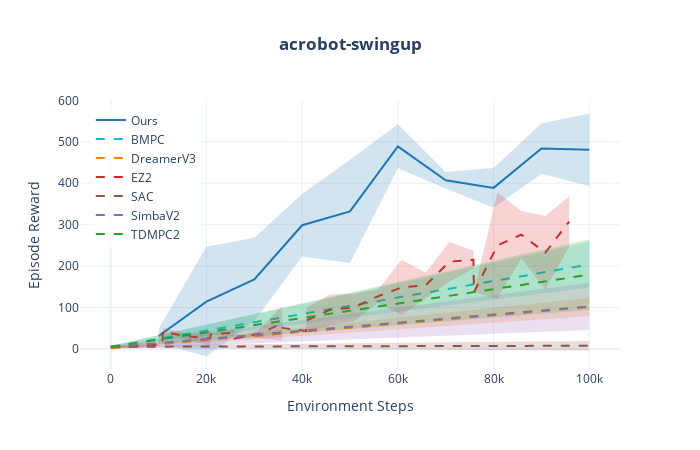
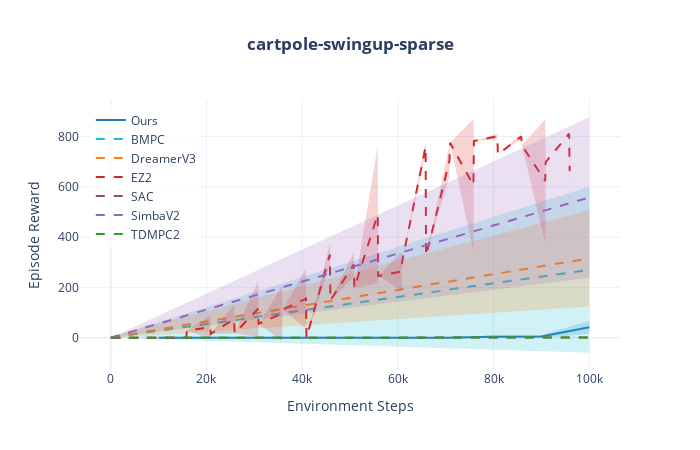
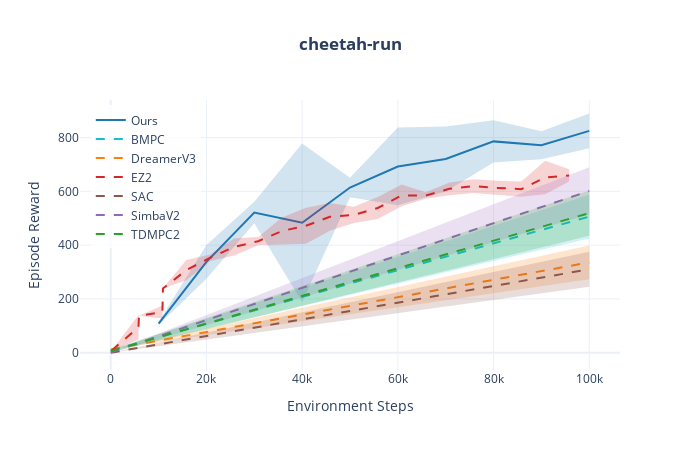
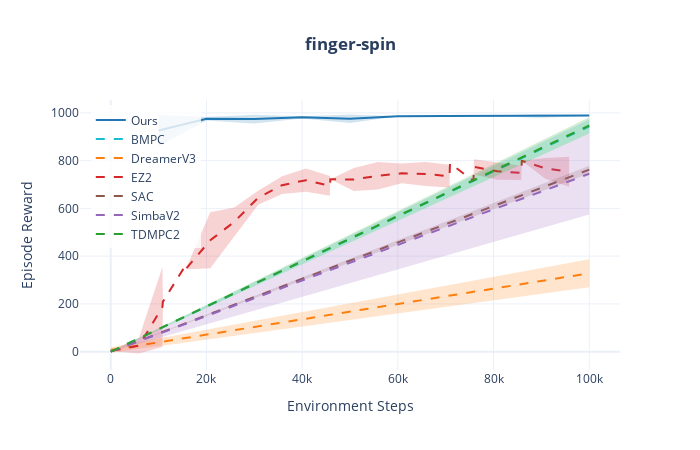

Source (notebook cell) for these figures, in order:
### Code cell
# Show first 4 plots
for task in list(figures.keys())[:4]:
    print(f"\n--- {task} ---")
    figures[task].show()

### Figure 1 — Plotly figure (JSON) as saved in the notebook; plotly's stock layout.template omitted (floating-point values rounded to 4 significant figures)
{"data": [{"fill": "toself", "fillcolor": "rgba(31,119,180,0.2)", "hoverinfo": "skip", "line": {"color": "rgba(0,0,0,0)"}, "showlegend": false, "type": "scatter", "x": [10000, 20000, 30000, 40000, 50000, 60000, 70000, 80000, 90000, 100000, 100000, 90000, 80000, 70000, 60000, 50000, 40000, 30000, 20000, 10000], "y": [47.99, 246.9, 268.6, 373.9, 456.6, 542.2, 426.8, 436.8, 544.4, 568.3, 393.6, 423.1, 340.8, 387.1, 436.0, 207.3, 223.3, 67.39, -18.21, 14.28]}, {"hovertemplate": "Ours<br>Step: %{x:,}<br>Reward: %{y:.1f}<extra></extra>", "line": {"color": "#1f77b4", "width": 2}, "mode": "lines", "name": "Ours", "type": "scatter", "x": [10000, 20000, 30000, 40000, 50000, 60000, 70000, 80000, 90000, 100000], "y": [31.13, 114.3, 168.0, 298.6, 331.9, 489.1, 407.0, 388.8, 483.8, 480.9]}, {"fill": "toself", "fillcolor": "rgba(23,190,207,0.2)", "hoverinfo": "skip", "line": {"color": "rgba(0,0,0,0)"}, "showlegend": false, "type": "scatter", "x": [0, 100000, 100000, 0], "y": [7.766, 259.0, 148.6, 1.497]}, {"hovertemplate": "BMPC<br>Step: %{x:,}<br>Reward: %{y:.1f}<extra></extra>", "line": {"color": "#17becf", "dash": "dash", "width": 2}, "mode": "lines", "name": "BMPC", "type": "scatter", "x": [0, 100000], "y": [4.631, 203.8]}, {"fill": "toself", "fillcolor": "rgba(255,127,14,0.2)", "hoverinfo": "skip", "line": {"color": "rgba(0,0,0,0)"}, "showlegend": false, "type": "scatter", "x": [0, 100000, 100000, 0], "y": [3.317, 123.6, 78.92, -0.3836]}, {"hovertemplate": "DreamerV3<br>Step: %{x:,}<br>Reward: %{y:.1f}<extra></extra>", "line": {"color": "#ff7f0e", "dash": "dash", "width": 2}, "mode": "lines", "name": "DreamerV3", "type": "scatter", "x": [0, 100000], "y": [1.467, 101.3]}, {"fill": "toself", "fillcolor": "rgba(214,39,40,0.2)", "hoverinfo": "skip", "line": {"color": "rgba(0,0,0,0)"}, "showlegend": false, "type": "scatter", "x": [200, 5900, 10800, 10900, 15800, 20800, 20900, 25800, 25900, 30800, 35800, 35900, 40800, 40900, 45800, 50800, 55800, 60800, 65800, 70800, 75800, 75900, 80800, 85800, 90800, 95800, 95800, 90800, 85800, 80800, 75900, 75800, 70800, 65800, 60800, 55800, 50800, 45800, 40900, 40800, 35900, 35800, 30800, 25900, 25800, 20900, 20800, 15800, 10900, 10800, 5900, 200], "y": [5.258, 14.21, 10.65, 51.14, 37.31, 43.27, 35.39, 48.69, 25.17, 45.42, 102.3, 50.86, 43.34, 99.37, 131.3, 133.3, 142.8, 215.0, 183.8, 258.6, 236.2, 136.6, 377.7, 332.9, 321.2, 368.3, 246.8, 143.4, 219.2, 122.0, 136.6, 194.2, 163.1, 123.4, 82.2, 111.0, 66.87, 57.24, 38.12, 43.34, 50.86, 20.42, 26.5, 25.17, 29.73, 35.39, 8.443, 23.29, 32.4, 10.65, 1.63, 2.835]}, {"hovertemplate": "EZ2<br>Step: %{x:,}<br>Reward: %{y:.1f}<extra></extra>", "line": {"color": "#d62728", "dash": "dash", "width": 2}, "mode": "lines", "name": "EZ2", "type": "scatter", "x": [200, 5900, 10800, 10900, 15800, 20800, 20900, 25800, 25900, 30800, 35800, 35900, 40800, 40900, 45800, 50800, 55800, 60800, 65800, 70800, 75800, 75900, 80800, 85800, 90800, 95800], "y": [4.046, 7.919, 10.65, 41.77, 30.3, 25.86, 35.39, 39.21, 25.17, 35.96, 61.38, 50.86, 43.34, 68.74, 94.29, 100.1, 126.9, 148.6, 153.6, 210.8, 215.2, 136.6, 249.9, 276.1, 232.3, 307.6]}, {"fill": "toself", "fillcolor": "rgba(140,86,75,0.2)", "hoverinfo": "skip", "line": {"color": "rgba(0,0,0,0)"}, "showlegend": false, "type": "scatter", "x": [0, 100000, 100000, 0], "y": [8.063, 18.97, -3.565, 2.603]}, {"hovertemplate": "SAC<br>Step: %{x:,}<br>Reward: %{y:.1f}<extra></extra>", "line": {"color": "#8c564b", "dash": "dash", "width": 2}, "mode": "lines", "name": "SAC", "type": "scatter", "x": [0, 100000], "y": [5.333, 7.7]}, {"fill": "toself", "fillcolor": "rgba(148,103,189,0.2)", "hoverinfo": "skip", "line": {"color": "rgba(0,0,0,0)"}, "showlegend": false, "type": "scatter", "x": [0, 100000, 100000, 0], "y": [8.951, 159.6, 45.82, 0.0002266]}, {"hovertemplate": "SimbaV2<br>Step: %{x:,}<br>Reward: %{y:.1f}<extra></extra>", "line": {"color": "#9467bd", "dash": "dash", "width": 2}, "mode": "lines", "name": "SimbaV2", "type": "scatter", "x": [0, 100000], "y": [4.476, 102.7]}, {"fill": "toself", "fillcolor": "rgba(44,160,44,0.2)", "hoverinfo": "skip", "line": {"color": "rgba(0,0,0,0)"}, "showlegend": false, "type": "scatter", "x": [0, 100000, 100000, 0], "y": [7.823, 264.4, 93.87, 2.577]}, {"hovertemplate": "TDMPC2<br>Step: %{x:,}<br>Reward: %{y:.1f}<extra></extra>", "line": {"color": "#2ca02c", "dash": "dash", "width": 2}, "mode": "lines", "name": "TDMPC2", "type": "scatter", "x": [0, 100000], "y": [5.2, 179.1]}], "layout": {"height": 450, "hovermode": "x unified", "legend": {"bgcolor": "rgba(255,255,255,0.8)", "x": 0.02, "y": 0.98}, "title": {"text": "<b>acrobot-swingup</b>", "x": 0.5}, "width": 700, "xaxis": {"title": {"text": "Environment Steps"}}, "yaxis": {"title": {"text": "Episode Reward"}}}}

### Figure 2 — Plotly figure (JSON) as saved in the notebook; plotly's stock layout.template omitted (floating-point values rounded to 4 significant figures)
{"data": [{"fill": "toself", "fillcolor": "rgba(31,119,180,0.2)", "hoverinfo": "skip", "line": {"color": "rgba(0,0,0,0)"}, "showlegend": false, "type": "scatter", "x": [10000, 20000, 30000, 40000, 50000, 60000, 70000, 80000, 90000, 100000, 100000, 90000, 80000, 70000, 60000, 50000, 40000, 30000, 20000, 10000], "y": [0.0, 0.0, 0.0, 0.0, 0.0, 0.0, 0.0, 10.14, 10.22, 67.18, 15.42, -0.8154, -1.74, 0.0, 0.0, 0.0, 0.0, 0.0, 0.0, 0.0]}, {"hovertemplate": "Ours<br>Step: %{x:,}<br>Reward: %{y:.1f}<extra></extra>", "line": {"color": "#1f77b4", "width": 2}, "mode": "lines", "name": "Ours", "type": "scatter", "x": [10000, 20000, 30000, 40000, 50000, 60000, 70000, 80000, 90000, 100000], "y": [0.0, 0.0, 0.0, 0.0, 0.0, 0.0, 0.0, 4.2, 4.7, 41.3]}, {"fill": "toself", "fillcolor": "rgba(23,190,207,0.2)", "hoverinfo": "skip", "line": {"color": "rgba(0,0,0,0)"}, "showlegend": false, "type": "scatter", "x": [0, 100000, 100000, 0], "y": [1.304, 599.8, -59.92, -0.4238]}, {"hovertemplate": "BMPC<br>Step: %{x:,}<br>Reward: %{y:.1f}<extra></extra>", "line": {"color": "#17becf", "dash": "dash", "width": 2}, "mode": "lines", "name": "BMPC", "type": "scatter", "x": [0, 100000], "y": [0.44, 269.9]}, {"fill": "toself", "fillcolor": "rgba(255,127,14,0.2)", "hoverinfo": "skip", "line": {"color": "rgba(0,0,0,0)"}, "showlegend": false, "type": "scatter", "x": [0, 100000, 100000, 0], "y": [4.553, 506.5, 124.0, -1.22]}, {"hovertemplate": "DreamerV3<br>Step: %{x:,}<br>Reward: %{y:.1f}<extra></extra>", "line": {"color": "#ff7f0e", "dash": "dash", "width": 2}, "mode": "lines", "name": "DreamerV3", "type": "scatter", "x": [0, 100000], "y": [1.667, 315.3]}, {"fill": "toself", "fillcolor": "rgba(214,39,40,0.2)", "hoverinfo": "skip", "line": {"color": "rgba(0,0,0,0)"}, "showlegend": false, "type": "scatter", "x": [200, 300, 5800, 5900, 10800, 10900, 15800, 15900, 20800, 20900, 25800, 25900, 30800, 30900, 35800, 35900, 40800, 40900, 45800, 45900, 50800, 50900, 55800, 55900, 60800, 60900, 65800, 65900, 70800, 70900, 75800, 75900, 80800, 80900, 85800, 85900, 90800, 90900, 95800, 95900, 95900, 95800, 90900, 90800, 85900, 85800, 80900, 80800, 75900, 75800, 70900, 70800, 65900, 65800, 60900, 60800, 55900, 55800, 50900, 50800, 45900, 45800, 40900, 40800, 35900, 35800, 30900, 30800, 25900, 25800, 20900, 20800, 15900, 15800, 10900, 10800, 5900, 5800, 300, 200], "y": [0.0, 0.0, 0.0, 0.0, 0.0, 2.5, 0.3621, 27.2, 87.78, 15.0, 133.0, 17.5, 226.6, 55.0, 206.7, 111.4, 275.3, 0.4, 374.4, 148.1, 340.2, 197.9, 764.0, 245.0, 341.9, 303.1, 783.6, 325.8, 767.3, 774.8, 869.6, 781.9, 811.3, 728.9, 811.4, 765.7, 867.8, 698.4, 811.3, 822.1, 503.8, 811.3, 698.4, 378.1, 765.7, 788.8, 728.9, 789.3, 781.9, 342.5, 774.8, 643.2, 325.8, 734.5, 303.1, 185.6, 245.0, 215.8, 197.9, 241.9, 148.1, 287.6, 0.4, 36.18, 111.4, -14.25, 55.0, 3.056, 17.5, 15.37, 15.0, -3.579, 27.2, -0.06213, 2.5, 0.0, 0.0, 0.0, 0.0, 0.0]}, {"hovertemplate": "EZ2<br>Step: %{x:,}<br>Reward: %{y:.1f}<extra></extra>", "line": {"color": "#d62728", "dash": "dash", "width": 2}, "mode": "lines", "name": "EZ2", "type": "scatter", "x": [200, 300, 5800, 5900, 10800, 10900, 15800, 15900, 20800, 20900, 25800, 25900, 30800, 30900, 35800, 35900, 40800, 40900, 45800, 45900, 50800, 50900, 55800, 55900, 60800, 60900, 65800, 65900, 70800, 70900, 75800, 75900, 80800, 80900, 85800, 85900, 90800, 90900, 95800, 95900], "y": [0.0, 0.0, 0.0, 0.0, 0.0, 2.5, 0.15, 27.2, 42.1, 15.0, 74.2, 17.5, 114.8, 55.0, 96.2, 111.4, 155.8, 0.4, 331.0, 148.1, 291.1, 197.9, 489.9, 245.0, 263.8, 303.1, 759.0, 325.8, 705.2, 774.8, 606.0, 781.9, 800.3, 728.9, 800.1, 765.7, 623.0, 698.4, 811.3, 663.0]}, {"fill": "toself", "fillcolor": "rgba(140,86,75,0.2)", "hoverinfo": "skip", "line": {"color": "rgba(0,0,0,0)"}, "showlegend": false, "type": "scatter", "x": [0, 100000, 100000, 0], "y": [0.0, 1.002, -0.2684, 0.0]}, {"hovertemplate": "SAC<br>Step: %{x:,}<br>Reward: %{y:.1f}<extra></extra>", "line": {"color": "#8c564b", "dash": "dash", "width": 2}, "mode": "lines", "name": "SAC", "type": "scatter", "x": [0, 100000], "y": [0.0, 0.3667]}, {"fill": "toself", "fillcolor": "rgba(148,103,189,0.2)", "hoverinfo": "skip", "line": {"color": "rgba(0,0,0,0)"}, "showlegend": false, "type": "scatter", "x": [0, 100000, 100000, 0], "y": [0.0, 876.6, 238.7, 0.0]}, {"hovertemplate": "SimbaV2<br>Step: %{x:,}<br>Reward: %{y:.1f}<extra></extra>", "line": {"color": "#9467bd", "dash": "dash", "width": 2}, "mode": "lines", "name": "SimbaV2", "type": "scatter", "x": [0, 100000], "y": [0.0, 557.7]}, {"fill": "toself", "fillcolor": "rgba(44,160,44,0.2)", "hoverinfo": "skip", "line": {"color": "rgba(0,0,0,0)"}, "showlegend": false, "type": "scatter", "x": [0, 100000, 100000, 0], "y": [0.0, 0.9107, -0.244, 0.0]}, {"hovertemplate": "TDMPC2<br>Step: %{x:,}<br>Reward: %{y:.1f}<extra></extra>", "line": {"color": "#2ca02c", "dash": "dash", "width": 2}, "mode": "lines", "name": "TDMPC2", "type": "scatter", "x": [0, 100000], "y": [0.0, 0.3333]}], "layout": {"height": 450, "hovermode": "x unified", "legend": {"bgcolor": "rgba(255,255,255,0.8)", "x": 0.02, "y": 0.98}, "title": {"text": "<b>cartpole-swingup-sparse</b>", "x": 0.5}, "width": 700, "xaxis": {"title": {"text": "Environment Steps"}}, "yaxis": {"title": {"text": "Episode Reward"}}}}

### Figure 3 — Plotly figure (JSON) as saved in the notebook; plotly's stock layout.template omitted (floating-point values rounded to 4 significant figures)
{"data": [{"fill": "toself", "fillcolor": "rgba(31,119,180,0.2)", "hoverinfo": "skip", "line": {"color": "rgba(0,0,0,0)"}, "showlegend": false, "type": "scatter", "x": [10000, 20000, 30000, 40000, 50000, 60000, 70000, 80000, 90000, 100000, 100000, 90000, 80000, 70000, 60000, 50000, 40000, 30000, 20000, 10000], "y": [113.8, 400.7, 560.9, 777.4, 650.5, 837.0, 841.2, 863.8, 823.5, 889.3, 760.1, 719.4, 707.6, 599.4, 547.9, 577.6, 188.8, 481.2, 275.3, 102.9]}, {"hovertemplate": "Ours<br>Step: %{x:,}<br>Reward: %{y:.1f}<extra></extra>", "line": {"color": "#1f77b4", "width": 2}, "mode": "lines", "name": "Ours", "type": "scatter", "x": [10000, 20000, 30000, 40000, 50000, 60000, 70000, 80000, 90000, 100000], "y": [108.4, 338.0, 521.0, 483.1, 614.1, 692.5, 720.3, 785.7, 771.5, 824.7]}, {"fill": "toself", "fillcolor": "rgba(23,190,207,0.2)", "hoverinfo": "skip", "line": {"color": "rgba(0,0,0,0)"}, "showlegend": false, "type": "scatter", "x": [0, 100000, 100000, 0], "y": [10.26, 587.2, 424.8, 6.554]}, {"hovertemplate": "BMPC<br>Step: %{x:,}<br>Reward: %{y:.1f}<extra></extra>", "line": {"color": "#17becf", "dash": "dash", "width": 2}, "mode": "lines", "name": "BMPC", "type": "scatter", "x": [0, 100000], "y": [8.405, 506.0]}, {"fill": "toself", "fillcolor": "rgba(255,127,14,0.2)", "hoverinfo": "skip", "line": {"color": "rgba(0,0,0,0)"}, "showlegend": false, "type": "scatter", "x": [0, 100000, 100000, 0], "y": [12.5, 398.7, 272.8, 12.5]}, {"hovertemplate": "DreamerV3<br>Step: %{x:,}<br>Reward: %{y:.1f}<extra></extra>", "line": {"color": "#ff7f0e", "dash": "dash", "width": 2}, "mode": "lines", "name": "DreamerV3", "type": "scatter", "x": [0, 100000], "y": [12.5, 335.7]}, {"fill": "toself", "fillcolor": "rgba(214,39,40,0.2)", "hoverinfo": "skip", "line": {"color": "rgba(0,0,0,0)"}, "showlegend": false, "type": "scatter", "x": [200, 5800, 5900, 10800, 10900, 15800, 20800, 25800, 30800, 35800, 40800, 45800, 50800, 55800, 60800, 65800, 70800, 75800, 80800, 85800, 90800, 95800, 95800, 90800, 85800, 80800, 75800, 70800, 65800, 60800, 55800, 50800, 45800, 40800, 35800, 30800, 25800, 20800, 15800, 10900, 10800, 5900, 5800, 200], "y": [8.648, 140.1, 137.2, 175.8, 238.9, 345.0, 365.6, 425.2, 430.2, 502.7, 538.6, 556.5, 542.8, 579.2, 625.2, 596.5, 633.2, 644.5, 639.0, 636.1, 713.4, 681.7, 636.7, 589.2, 579.6, 586.6, 594.0, 585.5, 572.2, 544.3, 497.1, 482.1, 453.9, 405.5, 402.5, 399.2, 361.3, 340.7, 269.6, 238.9, 127.5, 137.2, 49.45, 7.761]}, {"hovertemplate": "EZ2<br>Step: %{x:,}<br>Reward: %{y:.1f}<extra></extra>", "line": {"color": "#d62728", "dash": "dash", "width": 2}, "mode": "lines", "name": "EZ2", "type": "scatter", "x": [200, 5800, 5900, 10800, 10900, 15800, 20800, 25800, 30800, 35800, 40800, 45800, 50800, 55800, 60800, 65800, 70800, 75800, 80800, 85800, 90800, 95800], "y": [8.205, 94.79, 137.2, 151.6, 238.9, 307.3, 353.2, 393.3, 414.7, 452.6, 472.1, 505.2, 512.5, 538.1, 584.7, 584.3, 609.4, 619.3, 612.8, 607.9, 651.3, 659.2]}, {"fill": "toself", "fillcolor": "rgba(140,86,75,0.2)", "hoverinfo": "skip", "line": {"color": "rgba(0,0,0,0)"}, "showlegend": false, "type": "scatter", "x": [0, 100000, 100000, 0], "y": [0.1, 375.5, 244.8, 0.1]}, {"hovertemplate": "SAC<br>Step: %{x:,}<br>Reward: %{y:.1f}<extra></extra>", "line": {"color": "#8c564b", "dash": "dash", "width": 2}, "mode": "lines", "name": "SAC", "type": "scatter", "x": [0, 100000], "y": [0.1, 310.1]}, {"fill": "toself", "fillcolor": "rgba(148,103,189,0.2)", "hoverinfo": "skip", "line": {"color": "rgba(0,0,0,0)"}, "showlegend": false, "type": "scatter", "x": [0, 100000, 100000, 0], "y": [2.399, 689.2, 513.8, -0.09901]}, {"hovertemplate": "SimbaV2<br>Step: %{x:,}<br>Reward: %{y:.1f}<extra></extra>", "line": {"color": "#9467bd", "dash": "dash", "width": 2}, "mode": "lines", "name": "SimbaV2", "type": "scatter", "x": [0, 100000], "y": [1.15, 601.5]}, {"fill": "toself", "fillcolor": "rgba(44,160,44,0.2)", "hoverinfo": "skip", "line": {"color": "rgba(0,0,0,0)"}, "showlegend": false, "type": "scatter", "x": [0, 100000, 100000, 0], "y": [10.9, 602.9, 435.3, 1.031]}, {"hovertemplate": "TDMPC2<br>Step: %{x:,}<br>Reward: %{y:.1f}<extra></extra>", "line": {"color": "#2ca02c", "dash": "dash", "width": 2}, "mode": "lines", "name": "TDMPC2", "type": "scatter", "x": [0, 100000], "y": [5.967, 519.1]}], "layout": {"height": 450, "hovermode": "x unified", "legend": {"bgcolor": "rgba(255,255,255,0.8)", "x": 0.02, "y": 0.98}, "title": {"text": "<b>cheetah-run</b>", "x": 0.5}, "width": 700, "xaxis": {"title": {"text": "Environment Steps"}}, "yaxis": {"title": {"text": "Episode Reward"}}}}

### Figure 4 — Plotly figure (JSON) as saved in the notebook; plotly's stock layout.template omitted (floating-point values rounded to 4 significant figures)
{"data": [{"fill": "toself", "fillcolor": "rgba(31,119,180,0.2)", "hoverinfo": "skip", "line": {"color": "rgba(0,0,0,0)"}, "showlegend": false, "type": "scatter", "x": [10000, 20000, 30000, 40000, 50000, 60000, 70000, 80000, 90000, 100000, 100000, 90000, 80000, 70000, 60000, 50000, 40000, 30000, 20000, 10000], "y": [991.9, 982.8, 991.9, 986.2, 992.8, 986.3, 989.7, 989.2, 993.5, 990.2, 987.4, 979.3, 985.0, 983.7, 985.7, 957.2, 976.4, 955.9, 968.0, 860.1]}, {"hovertemplate": "Ours<br>Step: %{x:,}<br>Reward: %{y:.1f}<extra></extra>", "line": {"color": "#1f77b4", "width": 2}, "mode": "lines", "name": "Ours", "type": "scatter", "x": [10000, 20000, 30000, 40000, 50000, 60000, 70000, 80000, 90000, 100000], "y": [926.0, 975.4, 973.9, 981.3, 975.0, 986.0, 986.7, 987.1, 986.4, 988.8]}, {"fill": "toself", "fillcolor": "rgba(23,190,207,0.2)", "hoverinfo": "skip", "line": {"color": "rgba(0,0,0,0)"}, "showlegend": false, "type": "scatter", "x": [0, 100000, 100000, 0], "y": [0.1185, 972.3, 914.7, -0.03853]}, {"hovertemplate": "BMPC<br>Step: %{x:,}<br>Reward: %{y:.1f}<extra></extra>", "line": {"color": "#17becf", "dash": "dash", "width": 2}, "mode": "lines", "name": "BMPC", "type": "scatter", "x": [0, 100000], "y": [0.04, 943.5]}, {"fill": "toself", "fillcolor": "rgba(255,127,14,0.2)", "hoverinfo": "skip", "line": {"color": "rgba(0,0,0,0)"}, "showlegend": false, "type": "scatter", "x": [0, 100000, 100000, 0], "y": [18.52, 386.8, 269.7, -4.523]}, {"hovertemplate": "DreamerV3<br>Step: %{x:,}<br>Reward: %{y:.1f}<extra></extra>", "line": {"color": "#ff7f0e", "dash": "dash", "width": 2}, "mode": "lines", "name": "DreamerV3", "type": "scatter", "x": [0, 100000], "y": [7.0, 328.3]}, {"fill": "toself", "fillcolor": "rgba(214,39,40,0.2)", "hoverinfo": "skip", "line": {"color": "rgba(0,0,0,0)"}, "showlegend": false, "type": "scatter", "x": [200, 5900, 10800, 10900, 15800, 15900, 20800, 25800, 30800, 35800, 40800, 45800, 45900, 50800, 55800, 60800, 65800, 70800, 70900, 75800, 75900, 80800, 85800, 85900, 90800, 95800, 95800, 90800, 85900, 85800, 80800, 75900, 75800, 70900, 70800, 65800, 60800, 55800, 50800, 45900, 45800, 40800, 35800, 30800, 25800, 20800, 15900, 15800, 10900, 10800, 5900, 200], "y": [5.507, 58.35, 354.6, 209.5, 366.7, 356.8, 583.6, 604.1, 674.0, 734.1, 767.0, 735.3, 721.6, 769.2, 793.8, 788.4, 793.8, 782.4, 788.6, 715.2, 805.6, 791.4, 778.6, 799.5, 811.5, 816.1, 690.8, 724.1, 799.5, 718.4, 719.8, 742.0, 715.2, 788.6, 687.6, 693.5, 704.9, 679.3, 673.2, 721.6, 653.3, 669.3, 660.4, 615.1, 482.9, 349.0, 345.7, 366.7, 209.5, 19.05, -8.088, 1.493]}, {"hovertemplate": "EZ2<br>Step: %{x:,}<br>Reward: %{y:.1f}<extra></extra>", "line": {"color": "#d62728", "dash": "dash", "width": 2}, "mode": "lines", "name": "EZ2", "type": "scatter", "x": [200, 5900, 10800, 10900, 15800, 15900, 20800, 25800, 30800, 35800, 40800, 45800, 45900, 50800, 55800, 60800, 65800, 70800, 70900, 75800, 75900, 80800, 85800, 85900, 90800, 95800], "y": [3.5, 25.13, 186.8, 209.5, 366.7, 351.2, 466.3, 543.5, 644.6, 697.3, 718.2, 694.3, 721.6, 721.2, 736.6, 746.7, 743.7, 735.0, 788.6, 715.2, 773.8, 755.6, 748.5, 799.5, 767.8, 753.5]}, {"fill": "toself", "fillcolor": "rgba(140,86,75,0.2)", "hoverinfo": "skip", "line": {"color": "rgba(0,0,0,0)"}, "showlegend": false, "type": "scatter", "x": [0, 100000, 100000, 0], "y": [0.0, 778.9, 745.9, 0.0]}, {"hovertemplate": "SAC<br>Step: %{x:,}<br>Reward: %{y:.1f}<extra></extra>", "line": {"color": "#8c564b", "dash": "dash", "width": 2}, "mode": "lines", "name": "SAC", "type": "scatter", "x": [0, 100000], "y": [0.0, 762.4]}, {"fill": "toself", "fillcolor": "rgba(148,103,189,0.2)", "hoverinfo": "skip", "line": {"color": "rgba(0,0,0,0)"}, "showlegend": false, "type": "scatter", "x": [0, 100000, 100000, 0], "y": [0.0, 915.0, 574.8, 0.0]}, {"hovertemplate": "SimbaV2<br>Step: %{x:,}<br>Reward: %{y:.1f}<extra></extra>", "line": {"color": "#9467bd", "dash": "dash", "width": 2}, "mode": "lines", "name": "SimbaV2", "type": "scatter", "x": [0, 100000], "y": [0.0, 744.9]}, {"fill": "toself", "fillcolor": "rgba(44,160,44,0.2)", "hoverinfo": "skip", "line": {"color": "rgba(0,0,0,0)"}, "showlegend": false, "type": "scatter", "x": [0, 100000, 100000, 0], "y": [0.0, 981.7, 913.3, 0.0]}, {"hovertemplate": "TDMPC2<br>Step: %{x:,}<br>Reward: %{y:.1f}<extra></extra>", "line": {"color": "#2ca02c", "dash": "dash", "width": 2}, "mode": "lines", "name": "TDMPC2", "type": "scatter", "x": [0, 100000], "y": [0.0, 947.5]}], "layout": {"height": 450, "hovermode": "x unified", "legend": {"bgcolor": "rgba(255,255,255,0.8)", "x": 0.02, "y": 0.98}, "title": {"text": "<b>finger-spin</b>", "x": 0.5}, "width": 700, "xaxis": {"title": {"text": "Environment Steps"}}, "yaxis": {"title": {"text": "Episode Reward"}}}}
